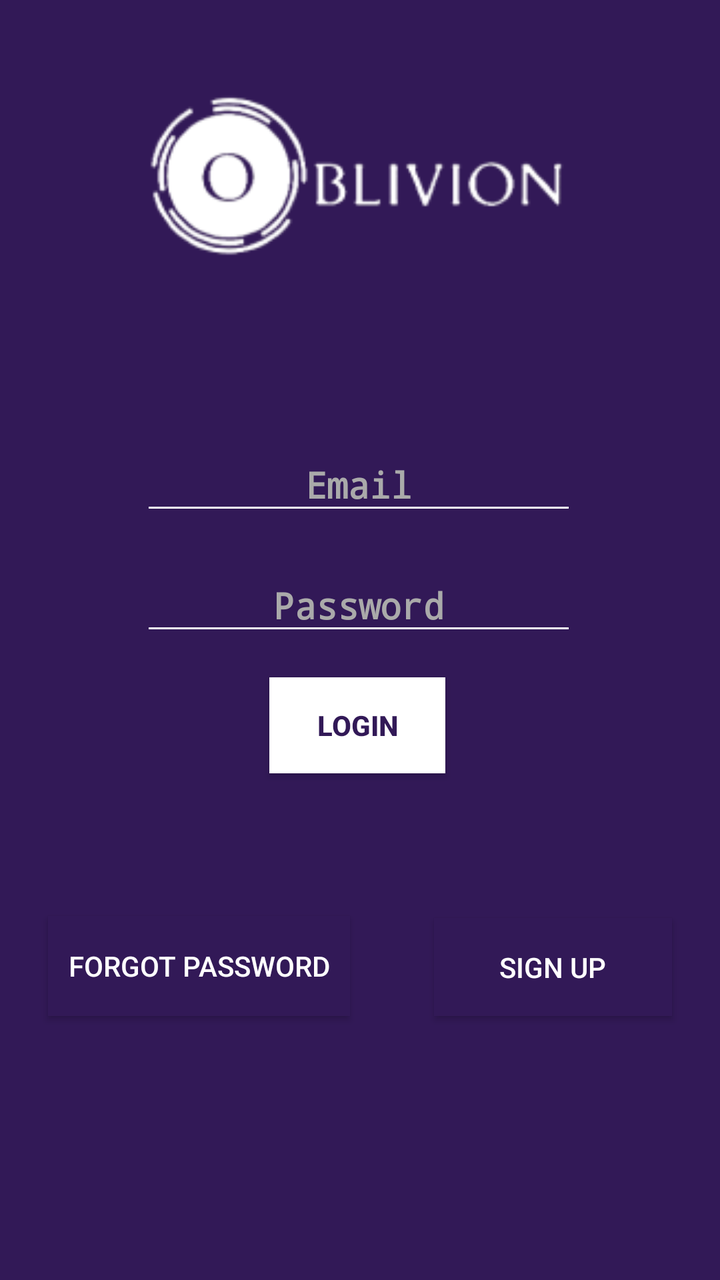
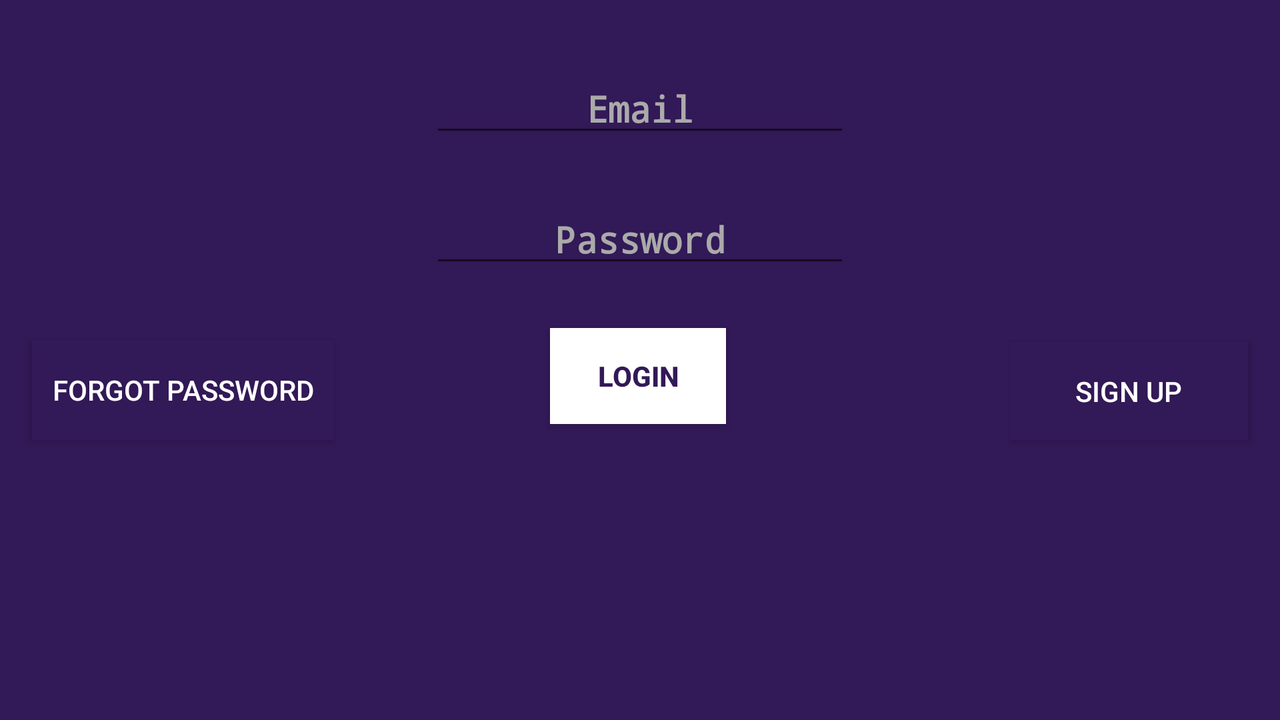

Two renders of one Android screen. The first uses the default layout on a phone; the second uses the alternative layout the repository ships for a different screen configuration, on a matching device. The two XML files are below.
<!-- AndroidManifest.xml: application theme AppTheme -->
<!-- res/layout/activity_login.xml -->
<?xml version="1.0" encoding="utf-8"?>
<androidx.constraintlayout.widget.ConstraintLayout xmlns:android="http://schemas.android.com/apk/res/android"
    xmlns:app="http://schemas.android.com/apk/res-auto"
    xmlns:tools="http://schemas.android.com/tools"
    android:layout_width="match_parent"
    android:layout_height="match_parent"
    android:background="@color/colorPrimary"
    tools:context=".LoginActivity">

    <ProgressBar
        android:id="@+id/progressBar"
        style="@style/Widget.AppCompat.ProgressBar"
        android:layout_width="0dp"
        android:layout_height="0dp"
        android:layout_marginStart="10dp"
        android:layout_marginTop="32dp"
        android:layout_marginEnd="32dp"
        android:layout_marginBottom="32dp"
        android:indeterminateTint="@android:color/holo_green_light"
        android:visibility="gone"
        app:layout_constraintBottom_toBottomOf="parent"
        app:layout_constraintEnd_toEndOf="parent"
        app:layout_constraintStart_toStartOf="parent"
        app:layout_constraintTop_toTopOf="parent" />

    <Button
        android:id="@+id/buttonSignUp"
        android:layout_width="119dp"
        android:layout_height="49dp"
        android:layout_marginEnd="24dp"
        android:layout_marginBottom="132dp"
        android:background="@color/colorPrimary"
        android:text="@string/sign_up_button"
        android:textColor="@android:color/background_light"
        app:layout_constraintBottom_toBottomOf="parent"
        app:layout_constraintEnd_toEndOf="parent" />

    <Button
        android:id="@+id/buttonForgotPassword"
        android:layout_width="151dp"
        android:layout_height="50dp"
        android:layout_marginStart="24dp"
        android:layout_marginBottom="132dp"
        android:background="@color/colorPrimary"
        android:text="@string/forget_password_button"
        android:textColor="@android:color/background_light"
        app:layout_constraintBottom_toBottomOf="parent"
        app:layout_constraintStart_toStartOf="parent" />

    <ImageView
        android:id="@+id/imageView4"
        android:layout_width="357dp"
        android:layout_height="364dp"
        android:layout_marginStart="24dp"
        android:layout_marginEnd="24dp"
        android:layout_marginBottom="20dp"
        android:contentDescription="@string/oblivion_logo"
        app:layout_constraintBottom_toTopOf="@+id/editTextPassword"
        app:layout_constraintEnd_toEndOf="parent"
        app:layout_constraintStart_toStartOf="parent"
        app:srcCompat="@mipmap/ic_add_floating_name_foreground" />

    <EditText
        android:id="@+id/editTextLogin"
        android:layout_width="wrap_content"
        android:layout_height="wrap_content"
        android:layout_marginStart="24dp"
        android:layout_marginTop="230dp"
        android:layout_marginEnd="24dp"
        android:background="@drawable/custom_text_box_underline_selector"
        android:ems="10"
        android:fontFamily="monospace"
        android:hint="@string/username_input"
        android:importantForAutofill="no"
        android:inputType="textEmailAddress"
        android:textAlignment="center"
        android:textColor="@android:color/background_light"
        android:textColorHighlight="@android:color/darker_gray"
        android:textColorHint="@android:color/darker_gray"
        android:textColorLink="@android:color/darker_gray"
        android:textCursorDrawable="@drawable/custom_edit_text_cursor"
        android:textStyle="bold"
        app:layout_constraintEnd_toEndOf="parent"
        app:layout_constraintHorizontal_bias="0.493"
        app:layout_constraintStart_toStartOf="parent"
        app:layout_constraintTop_toTopOf="parent" />

    <EditText
        android:id="@+id/editTextPassword"
        android:layout_width="wrap_content"
        android:layout_height="wrap_content"
        android:layout_marginStart="24dp"
        android:layout_marginTop="36dp"
        android:layout_marginEnd="24dp"
        android:background="@drawable/custom_text_box_underline_selector"
        android:ems="10"
        android:fontFamily="monospace"
        android:hint="@string/password_button"
        android:importantForAutofill="no"
        android:inputType="textPassword"
        android:selectAllOnFocus="false"
        android:singleLine="false"
        android:textAlignment="center"
        android:textColor="@android:color/background_light"
        android:textColorHighlight="@android:color/darker_gray"
        android:textColorHint="@android:color/darker_gray"
        android:textColorLink="@android:color/darker_gray"
        android:textCursorDrawable="@drawable/custom_edit_text_cursor"
        android:textStyle="bold"
        app:layout_constraintEnd_toEndOf="parent"
        app:layout_constraintHorizontal_bias="0.493"
        app:layout_constraintStart_toStartOf="parent"
        app:layout_constraintTop_toBottomOf="@+id/editTextLogin" />

    <Button
        android:id="@+id/buttonLogin"
        android:layout_width="wrap_content"
        android:layout_height="wrap_content"
        android:layout_marginStart="24dp"
        android:layout_marginTop="24dp"
        android:layout_marginEnd="24dp"
        android:background="@android:color/background_light"
        android:text="@string/login_button"
        android:textColor="@color/colorPrimary"
        android:textColorHighlight="@android:color/background_light"
        android:textStyle="bold"
        app:layout_constraintBottom_toBottomOf="parent"
        app:layout_constraintEnd_toEndOf="parent"
        app:layout_constraintHorizontal_bias="0.494"
        app:layout_constraintStart_toStartOf="parent"
        app:layout_constraintTop_toBottomOf="@+id/editTextPassword"
        app:layout_constraintVertical_bias="0.0" />

    <TextView
        android:id="@+id/tvSignInStatus"
        android:layout_width="wrap_content"
        android:layout_height="wrap_content"
        android:layout_marginStart="32dp"
        android:layout_marginTop="32dp"
        android:layout_marginEnd="32dp"
        app:layout_constraintEnd_toEndOf="parent"
        app:layout_constraintStart_toStartOf="parent"
        app:layout_constraintTop_toBottomOf="@+id/buttonLogin" />

</androidx.constraintlayout.widget.ConstraintLayout>
<!-- resources referenced by this layout -->
<resources>
  <color name="colorPrimary">#321957</color>
  <!-- drawable custom_edit_text_cursor (drawable) -->
  <?xml version="1.0" encoding="utf-8"?>
  <shape xmlns:android="http://schemas.android.com/apk/res/android">
      android:shape="rectangle">
      <size
          android:width="2dip"/>
      <solid
          android:color="#FFFFFF"/>
  
  </shape>
  <!-- drawable custom_text_box_underline_selector (drawable) -->
  <?xml version="1.0" encoding="utf-8"?>
      <layer-list xmlns:android="http://schemas.android.com/apk/res/android">
          <item android:top="-5dp" android:left="-5dp" android:right="-5dp">
              <shape android:shape="rectangle">
                  <stroke android:width="1dp" android:color="#FFFFFF" />
              </shape>
          </item>
      </layer-list>
  <!-- mipmap ic_add_floating_name_foreground: png bitmap (mipmap-hdpi, 3098 bytes) -->
  <string name="forget_password_button">Forgot Password</string>
  <string name="login_button">LOGIN</string>
  <string name="oblivion_logo">Oblivion logo</string>
  <string name="password_button">Password</string>
  <string name="sign_up_button">Sign Up</string>
  <string name="username_input">Email</string>
  <style name="AppTheme" parent="Theme.AppCompat.Light.DarkActionBar">
          
          <item name="colorPrimary">@color/colorPrimary</item>
          <item name="colorPrimaryDark">@color/colorPrimaryDark</item>
          <item name="colorAccent">@color/colorAccent</item>
  
      </style>
  <color name="colorPrimaryDark">#261A20</color>
  <color name="colorAccent">#321957</color>
</resources>
<!-- res/layout-land/activity_login.xml (the repository's variant of the layout above) -->
<!-- drawn on the phone turned sideways -->
<?xml version="1.0" encoding="utf-8"?>
<androidx.constraintlayout.widget.ConstraintLayout xmlns:android="http://schemas.android.com/apk/res/android"
    xmlns:app="http://schemas.android.com/apk/res-auto"
    xmlns:tools="http://schemas.android.com/tools"
    android:layout_width="match_parent"
    android:layout_height="match_parent"
    android:background="@color/colorPrimary"
    tools:context=".LoginActivity">

    <Button
        android:id="@+id/buttonSignUp"
        android:layout_width="119dp"
        android:layout_height="49dp"
        android:layout_marginEnd="16dp"
        android:layout_marginBottom="140dp"
        android:background="@color/colorPrimary"
        android:text="@string/sign_up_button"
        android:textColor="@android:color/background_light"
        app:layout_constraintBottom_toBottomOf="parent"
        app:layout_constraintEnd_toEndOf="parent" />

    <EditText
        android:id="@+id/editTextLogin"
        android:layout_width="wrap_content"
        android:layout_height="wrap_content"
        android:layout_marginStart="24dp"
        android:layout_marginTop="32dp"
        android:layout_marginEnd="24dp"
        android:ems="10"
        android:fontFamily="monospace"
        android:hint="@string/username_input"
        android:importantForAutofill="no"
        android:inputType="textEmailAddress"
        android:textAlignment="center"
        android:textColor="@android:color/background_light"
        android:textColorHint="@android:color/darker_gray"
        android:textStyle="bold"
        app:layout_constraintEnd_toEndOf="parent"
        app:layout_constraintStart_toStartOf="parent"
        app:layout_constraintTop_toTopOf="parent" />

    <Button
        android:id="@+id/buttonLogin"
        android:layout_width="wrap_content"
        android:layout_height="wrap_content"
        android:layout_marginStart="24dp"
        android:layout_marginTop="24dp"
        android:layout_marginEnd="24dp"
        android:background="@android:color/background_light"
        android:text="@string/login_button"
        android:textColor="@color/colorPrimary"
        android:textColorHighlight="@android:color/background_light"
        android:textStyle="bold"
        app:layout_constraintBottom_toBottomOf="parent"
        app:layout_constraintEnd_toEndOf="parent"
        app:layout_constraintHorizontal_bias="0.498"
        app:layout_constraintStart_toStartOf="parent"
        app:layout_constraintTop_toBottomOf="@+id/editTextPassword"
        app:layout_constraintVertical_bias="0.009" />

    <EditText
        android:id="@+id/editTextPassword"
        android:layout_width="wrap_content"
        android:layout_height="wrap_content"
        android:layout_marginStart="24dp"
        android:layout_marginTop="24dp"
        android:layout_marginEnd="24dp"
        android:ems="10"
        android:fontFamily="monospace"
        android:hint="@string/password_button"
        android:importantForAutofill="no"
        android:inputType="textPassword"
        android:selectAllOnFocus="false"
        android:singleLine="false"
        android:textAlignment="center"
        android:textColor="@android:color/background_light"
        android:textColorHighlight="@android:color/darker_gray"
        android:textColorHint="@android:color/darker_gray"
        android:textStyle="bold"
        app:layout_constraintEnd_toEndOf="parent"
        app:layout_constraintStart_toStartOf="parent"
        app:layout_constraintTop_toBottomOf="@+id/editTextLogin" />

    <Button
        android:id="@+id/buttonForgotPassword"
        android:layout_width="151dp"
        android:layout_height="50dp"
        android:layout_marginStart="16dp"
        android:layout_marginBottom="140dp"
        android:background="@color/colorPrimary"
        android:text="@string/forget_password_button"
        android:textColor="@android:color/background_light"
        app:layout_constraintBottom_toBottomOf="parent"
        app:layout_constraintStart_toStartOf="parent" />

</androidx.constraintlayout.widget.ConstraintLayout>
<!-- resources referenced by the variant -->
<!-- as the phone turned sideways resolves them -->
<resources>
  <color name="colorPrimary">#321957</color>
  <string name="forget_password_button">Forgot Password</string>
  <string name="login_button">LOGIN</string>
  <string name="password_button">Password</string>
  <string name="sign_up_button">Sign Up</string>
  <string name="username_input">Email</string>
  <style name="AppTheme" parent="Theme.AppCompat.Light.DarkActionBar">
          
          <item name="colorPrimary">@color/colorPrimary</item>
          <item name="colorPrimaryDark">@color/colorPrimaryDark</item>
          <item name="colorAccent">@color/colorAccent</item>
  
      </style>
  <color name="colorPrimaryDark">#261A20</color>
  <color name="colorAccent">#321957</color>
</resources>
